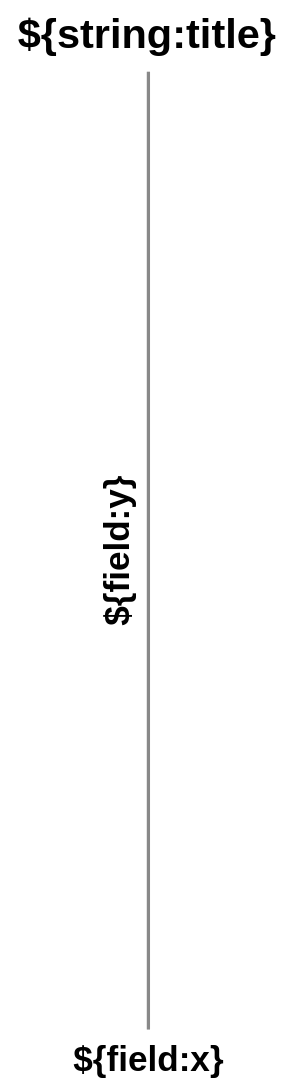

Write a Vega-Lite specification for this figure.
### Vega-Lite specification from a JSON file in a GitHub repository (floating-point values rounded to 4 significant figures)
{"$schema": "https://vega.github.io/schema/vega-lite/v4.json", "description": "Scatter plot with nominal x-values that are sorted by another field", "data": {"name": "wandb"}, "transform": [{"calculate": "if('${field:groupKey}' === ''  || datum['${field:groupKey}'] === '', datum.name, datum['${field:groupKey}'] + if('${field:groupAlso}' === '', '', ' | ' + datum['${field:groupAlso}']) + if('${field:groupAlso2}' === '', '', ' | ' + datum['${field:groupAlso2}']))", "as": "groupKey"}, {"groupby": ["${field:x}", "groupKey"], "joinaggregate": [{"op": "average", "field": "${field:y}", "as": "averagedY"}]}], "title": "${string:title}", "layer": [{"mark": {"type": "point", "size": 30, "filled": true, "tooltip": {"content": "encoding"}}, "encoding": {"x": {"field": "${field:x}", "type": "ordinal", "sort": {"field": "${field:order}", "op": "mean", "order": "ascending"}, "axis": {"title": "${field:x}"}}, "y": {"field": "averagedY", "type": "quantitative", "axis": {"title": "${field:y}"}, "scale": {"zero": false}}, "color": {"field": "groupKey", "type": "nominal", "scale": {"range": "category"}, "legend": {"title": null}}}}, {"mark": {"type": "point", "size": 10, "opacity": 0.3, "strokeWidth": 1}, "encoding": {"x": {"field": "${field:x}", "type": "ordinal", "sort": {"field": "${field:order}", "op": "mean", "order": "ascending"}, "axis": {"title": "${field:x}"}}, "y": {"field": "${field:y}", "type": "quantitative", "axis": {"title": "${field:y}"}, "scale": {"zero": false}}, "color": {"field": "groupKey", "type": "nominal", "scale": {"range": "category"}, "legend": {"title": null}}}}]}
